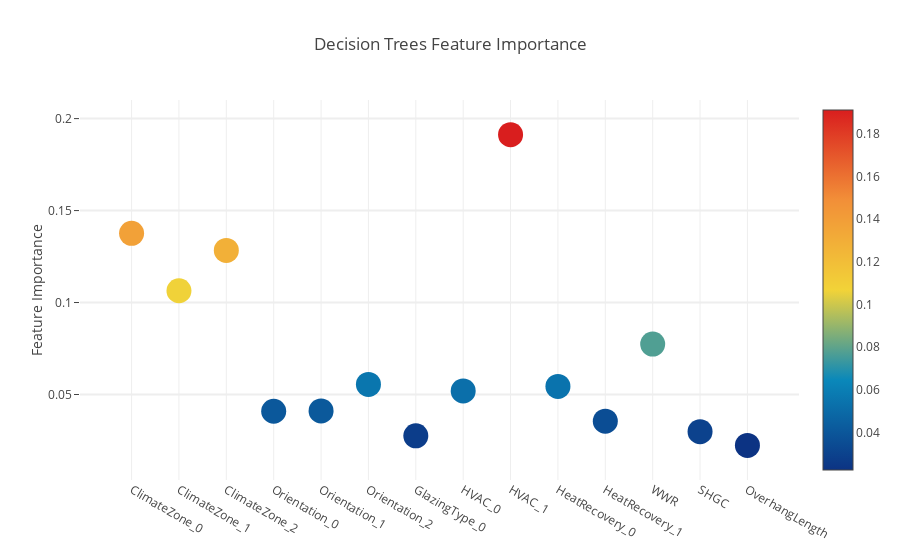
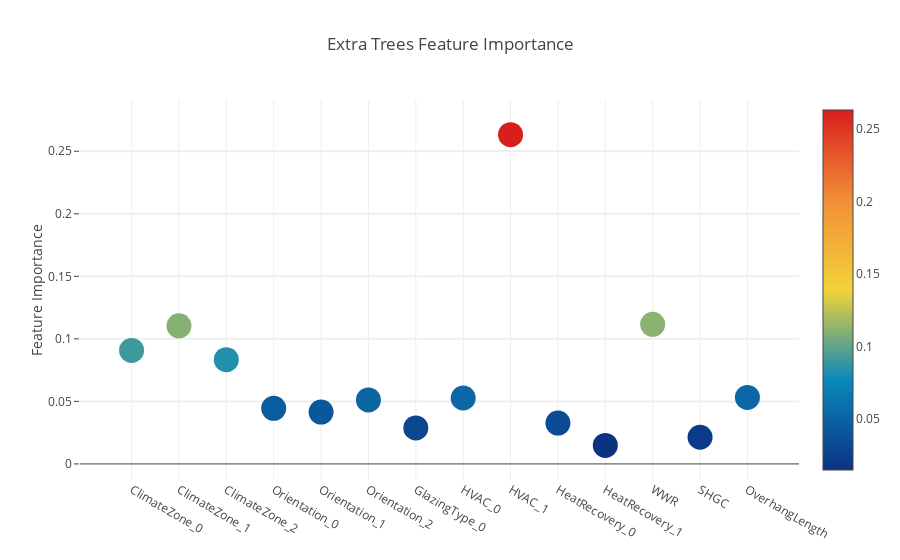
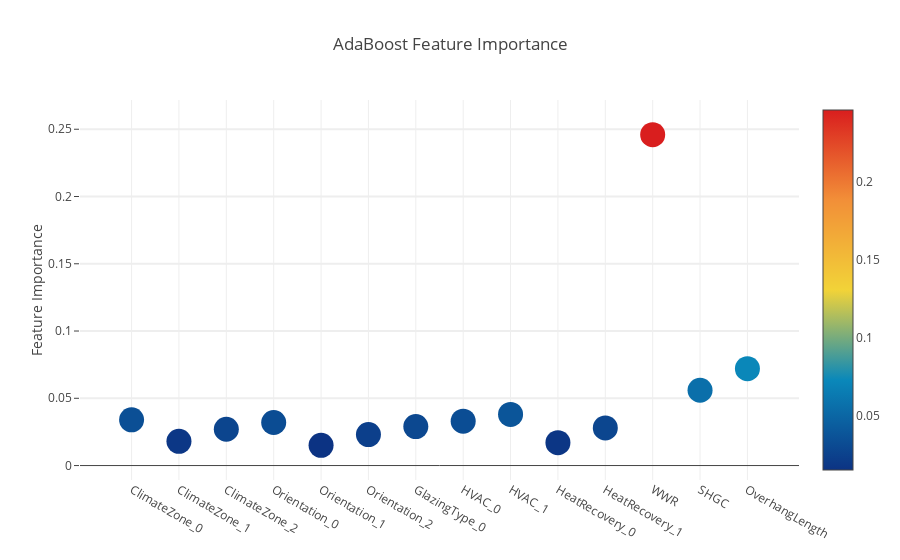
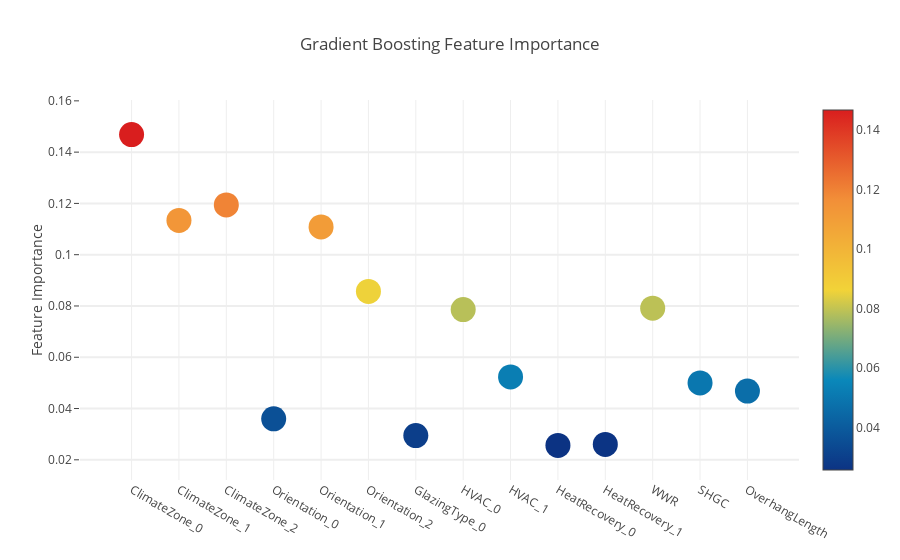

The notebook cell these images were saved under, in order:
### Code cell
# Scatter plot 
trace = go.Scatter(
    y = feature_dataframe['Decision Trees features importances'].values,
    x = feature_dataframe['features'].values,
    mode='markers',
    marker=dict(
        sizemode = 'diameter',
        sizeref = 1,
        size = 25,
#       size= feature_dataframe['AdaBoost feature importances'].values,
        #color = np.random.randn(500), #set color equal to a variable
        color = feature_dataframe['Decision Trees features importances'].values,
        colorscale='Portland',
        showscale=True
    ),
    text = feature_dataframe['features'].values
)
data = [trace]

layout= go.Layout(
    autosize= True,
    title= 'Decision Trees Feature Importance',
    hovermode= 'closest',
#     xaxis= dict(
#         title= 'Pop',
#         ticklen= 5,
#         zeroline= False,
#         gridwidth= 2,
#     ),
    yaxis=dict(
        title= 'Feature Importance',
        ticklen= 5,
        gridwidth= 2
    ),
    showlegend= False
)
fig = go.Figure(data=data, layout=layout)
py.iplot(fig,filename='scatter2010')

# Scatter plot 
trace = go.Scatter(
    y = feature_dataframe['Extra Trees features importances'].values,
    x = feature_dataframe['features'].values,
    mode='markers',
    marker=dict(
        sizemode = 'diameter',
        sizeref = 1,
        size = 25,
#       size= feature_dataframe['AdaBoost feature importances'].values,
        #color = np.random.randn(500), #set color equal to a variable
        color = feature_dataframe['Extra Trees features importances'].values,
        colorscale='Portland',
        showscale=True
    ),
    text = feature_dataframe['features'].values
)
data = [trace]

layout= go.Layout(
    autosize= True,
    title= 'Extra Trees Feature Importance',
    hovermode= 'closest',
#     xaxis= dict(
#         title= 'Pop',
#         ticklen= 5,
#         zeroline= False,
#         gridwidth= 2,
#     ),
    yaxis=dict(
        title= 'Feature Importance',
        ticklen= 5,
        gridwidth= 2
    ),
    showlegend= False
)
fig = go.Figure(data=data, layout=layout)
py.iplot(fig,filename='scatter2010')


# Scatter plot 
trace = go.Scatter(
    y = feature_dataframe['AdaBoost features importances'].values,
    x = feature_dataframe['features'].values,
    mode='markers',
    marker=dict(
        sizemode = 'diameter',
        sizeref = 1,
        size = 25,
#       size= feature_dataframe['AdaBoost feature importances'].values,
        #color = np.random.randn(500), #set color equal to a variable
        color = feature_dataframe['AdaBoost features importances'].values,
        colorscale='Portland',
        showscale=True
    ),
    text = feature_dataframe['features'].values
)
data = [trace]

layout= go.Layout(
    autosize= True,
    title= 'AdaBoost Feature Importance',
    hovermode= 'closest',
#     xaxis= dict(
#         title= 'Pop',
#         ticklen= 5,
#         zeroline= False,
#         gridwidth= 2,
#     ),
    yaxis=dict(
        title= 'Feature Importance',
        ticklen= 5,
        gridwidth= 2
    ),
    showlegend= False
)
fig = go.Figure(data=data, layout=layout)
py.iplot(fig,filename='scatter2010')

# Scatter plot 
trace = go.Scatter(
    y = feature_dataframe['Gradient Boost features importances'].values,
    x = feature_dataframe['features'].values,
    mode='markers',
    marker=dict(
        sizemode = 'diameter',
        sizeref = 1,
        size = 25,
#       size= feature_dataframe['AdaBoost feature importances'].values,
        #color = np.random.randn(500), #set color equal to a variable
        color = feature_dataframe['Gradient Boost features importances'].values,
        colorscale='Portland',
        showscale=True
    ),
    text = feature_dataframe['features'].values
)
data = [trace]

layout= go.Layout(
    autosize= True,
    title= 'Gradient Boosting Feature Importance',
    hovermode= 'closest',
#     xaxis= dict(
#         title= 'Pop',
#         ticklen= 5,
#         zeroline= False,
#         gridwidth= 2,
#     ),
    yaxis=dict(
        title= 'Feature Importance',
        ticklen= 5,
        gridwidth= 2
    ),
    showlegend= False
)
fig = go.Figure(data=data, layout=layout)
py.iplot(fig,filename='scatter2010')

### Figure 1 — Plotly figure (JSON) as saved in the notebook; plotly's stock layout.template omitted (floating-point values rounded to 4 significant figures)
{"data": [{"marker": {"color": [0.1376, 0.1064, 0.1283, 0.0409, 0.04108, 0.05546, 0.02753, 0.05196, 0.1913, 0.05438, 0.03549, 0.07739, 0.0298, 0.02234], "colorscale": "Portland", "showscale": true, "size": 25, "sizemode": "diameter", "sizeref": 1}, "mode": "markers", "text": ["ClimateZone_0", "ClimateZone_1", "ClimateZone_2", "Orientation_0", "Orientation_1", "Orientation_2", "GlazingType_0", "HVAC_0", "HVAC_1", "HeatRecovery_0", "HeatRecovery_1", "WWR", "SHGC", "OverhangLength"], "type": "scatter", "x": ["ClimateZone_0", "ClimateZone_1", "ClimateZone_2", "Orientation_0", "Orientation_1", "Orientation_2", "GlazingType_0", "HVAC_0", "HVAC_1", "HeatRecovery_0", "HeatRecovery_1", "WWR", "SHGC", "OverhangLength"], "y": [0.1376, 0.1064, 0.1283, 0.0409, 0.04108, 0.05546, 0.02753, 0.05196, 0.1913, 0.05438, 0.03549, 0.07739, 0.0298, 0.02234]}], "layout": {"autosize": true, "hovermode": "closest", "showlegend": false, "title": "Decision Trees Feature Importance", "yaxis": {"gridwidth": 2, "ticklen": 5, "title": "Feature Importance"}}}

### Figure 2 — Plotly figure (JSON) as saved in the notebook; plotly's stock layout.template omitted (floating-point values rounded to 4 significant figures)
{"data": [{"marker": {"color": [0.09074, 0.1104, 0.08332, 0.04446, 0.04146, 0.05119, 0.02878, 0.05269, 0.2633, 0.03269, 0.01483, 0.1116, 0.02132, 0.05319], "colorscale": "Portland", "showscale": true, "size": 25, "sizemode": "diameter", "sizeref": 1}, "mode": "markers", "text": ["ClimateZone_0", "ClimateZone_1", "ClimateZone_2", "Orientation_0", "Orientation_1", "Orientation_2", "GlazingType_0", "HVAC_0", "HVAC_1", "HeatRecovery_0", "HeatRecovery_1", "WWR", "SHGC", "OverhangLength"], "type": "scatter", "x": ["ClimateZone_0", "ClimateZone_1", "ClimateZone_2", "Orientation_0", "Orientation_1", "Orientation_2", "GlazingType_0", "HVAC_0", "HVAC_1", "HeatRecovery_0", "HeatRecovery_1", "WWR", "SHGC", "OverhangLength"], "y": [0.09074, 0.1104, 0.08332, 0.04446, 0.04146, 0.05119, 0.02878, 0.05269, 0.2633, 0.03269, 0.01483, 0.1116, 0.02132, 0.05319]}], "layout": {"autosize": true, "hovermode": "closest", "showlegend": false, "title": "Extra Trees Feature Importance", "yaxis": {"gridwidth": 2, "ticklen": 5, "title": "Feature Importance"}}}

### Figure 3 — Plotly figure (JSON) as saved in the notebook; plotly's stock layout.template omitted (floating-point values rounded to 4 significant figures)
{"data": [{"marker": {"color": [0.034, 0.018, 0.027, 0.032, 0.015, 0.023, 0.029, 0.033, 0.038, 0.017, 0.028, 0.246, 0.056, 0.072], "colorscale": "Portland", "showscale": true, "size": 25, "sizemode": "diameter", "sizeref": 1}, "mode": "markers", "text": ["ClimateZone_0", "ClimateZone_1", "ClimateZone_2", "Orientation_0", "Orientation_1", "Orientation_2", "GlazingType_0", "HVAC_0", "HVAC_1", "HeatRecovery_0", "HeatRecovery_1", "WWR", "SHGC", "OverhangLength"], "type": "scatter", "x": ["ClimateZone_0", "ClimateZone_1", "ClimateZone_2", "Orientation_0", "Orientation_1", "Orientation_2", "GlazingType_0", "HVAC_0", "HVAC_1", "HeatRecovery_0", "HeatRecovery_1", "WWR", "SHGC", "OverhangLength"], "y": [0.034, 0.018, 0.027, 0.032, 0.015, 0.023, 0.029, 0.033, 0.038, 0.017, 0.028, 0.246, 0.056, 0.072]}], "layout": {"autosize": true, "hovermode": "closest", "showlegend": false, "title": "AdaBoost Feature Importance", "yaxis": {"gridwidth": 2, "ticklen": 5, "title": "Feature Importance"}}}

### Figure 4 — Plotly figure (JSON) as saved in the notebook; plotly's stock layout.template omitted (floating-point values rounded to 4 significant figures)
{"data": [{"marker": {"color": [0.1468, 0.1134, 0.1194, 0.03598, 0.1108, 0.08569, 0.02946, 0.07859, 0.05232, 0.02563, 0.02598, 0.07913, 0.04999, 0.04679], "colorscale": "Portland", "showscale": true, "size": 25, "sizemode": "diameter", "sizeref": 1}, "mode": "markers", "text": ["ClimateZone_0", "ClimateZone_1", "ClimateZone_2", "Orientation_0", "Orientation_1", "Orientation_2", "GlazingType_0", "HVAC_0", "HVAC_1", "HeatRecovery_0", "HeatRecovery_1", "WWR", "SHGC", "OverhangLength"], "type": "scatter", "x": ["ClimateZone_0", "ClimateZone_1", "ClimateZone_2", "Orientation_0", "Orientation_1", "Orientation_2", "GlazingType_0", "HVAC_0", "HVAC_1", "HeatRecovery_0", "HeatRecovery_1", "WWR", "SHGC", "OverhangLength"], "y": [0.1468, 0.1134, 0.1194, 0.03598, 0.1108, 0.08569, 0.02946, 0.07859, 0.05232, 0.02563, 0.02598, 0.07913, 0.04999, 0.04679]}], "layout": {"autosize": true, "hovermode": "closest", "showlegend": false, "title": "Gradient Boosting Feature Importance", "yaxis": {"gridwidth": 2, "ticklen": 5, "title": "Feature Importance"}}}
